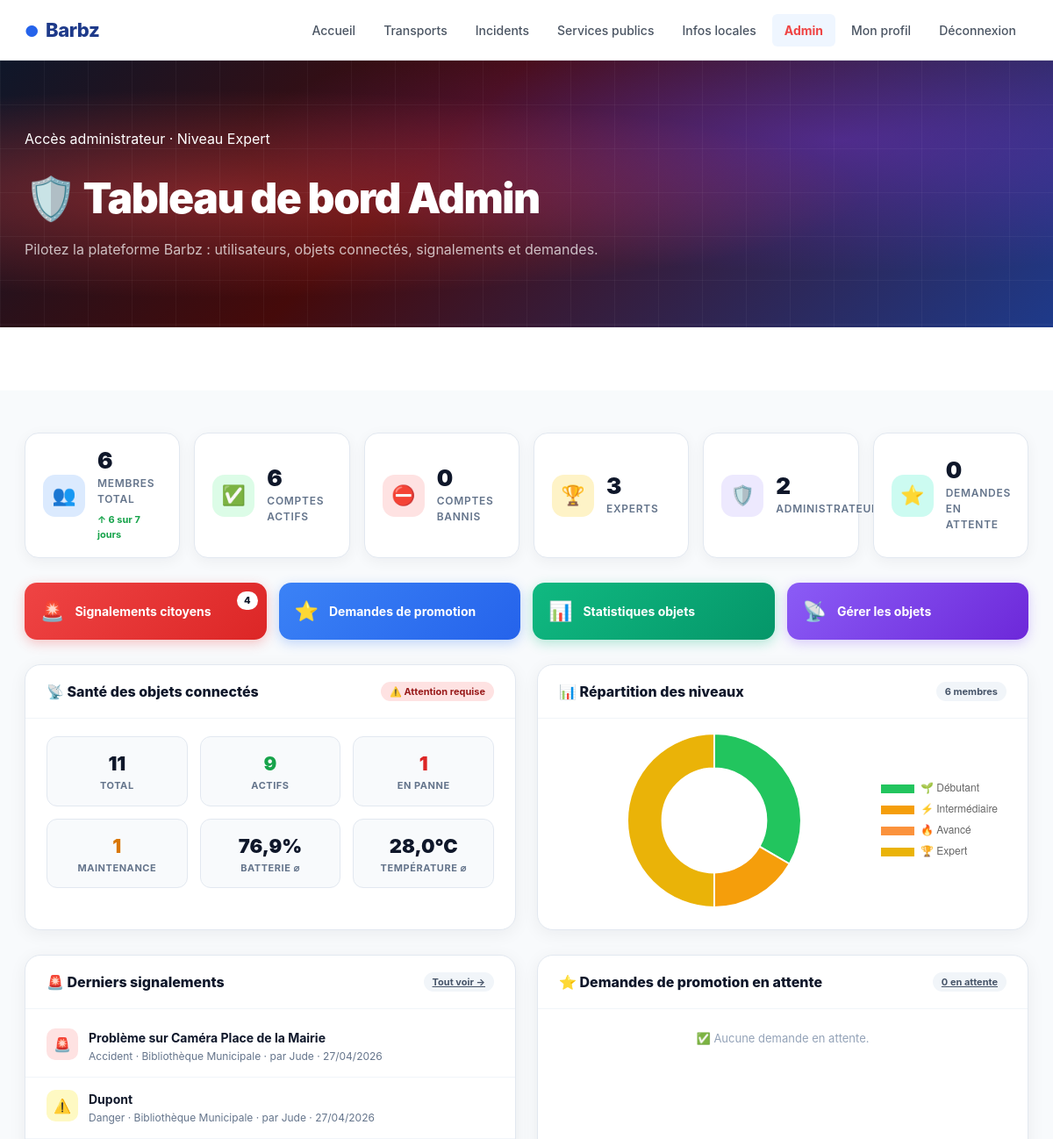
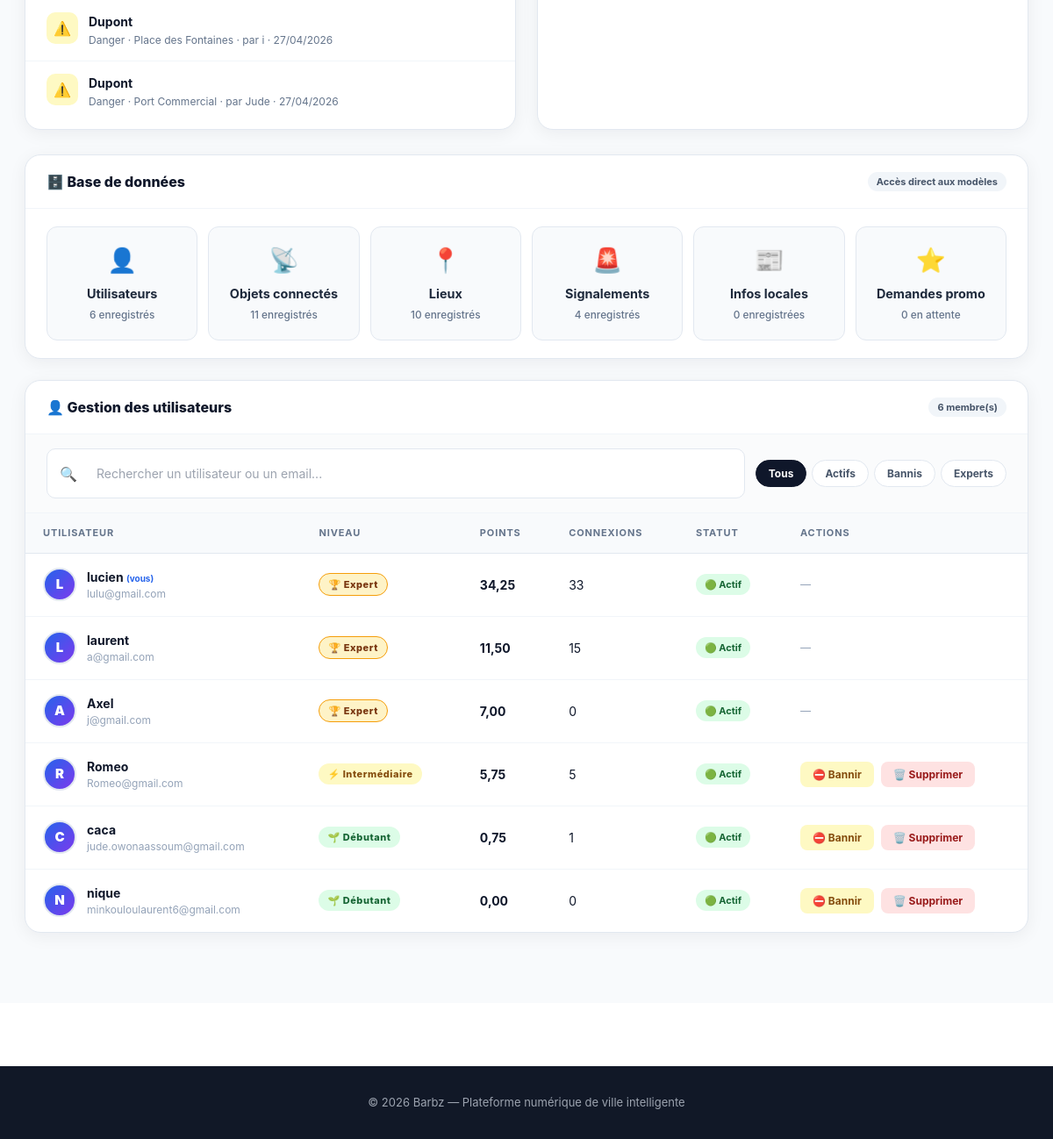
The page /admin-dashboard/ (signed in) on the database as committed earlier (2 pictures, top to bottom).
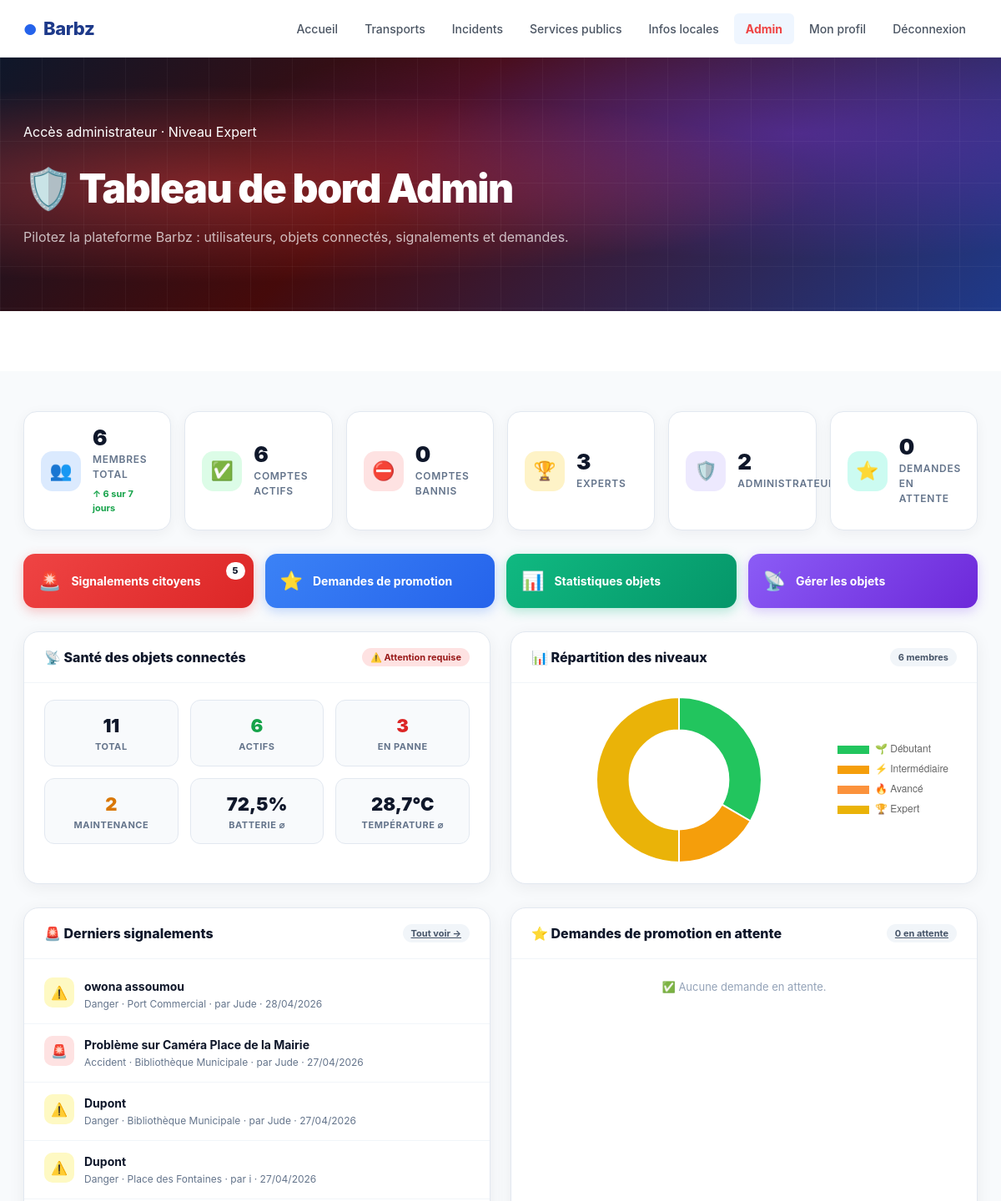
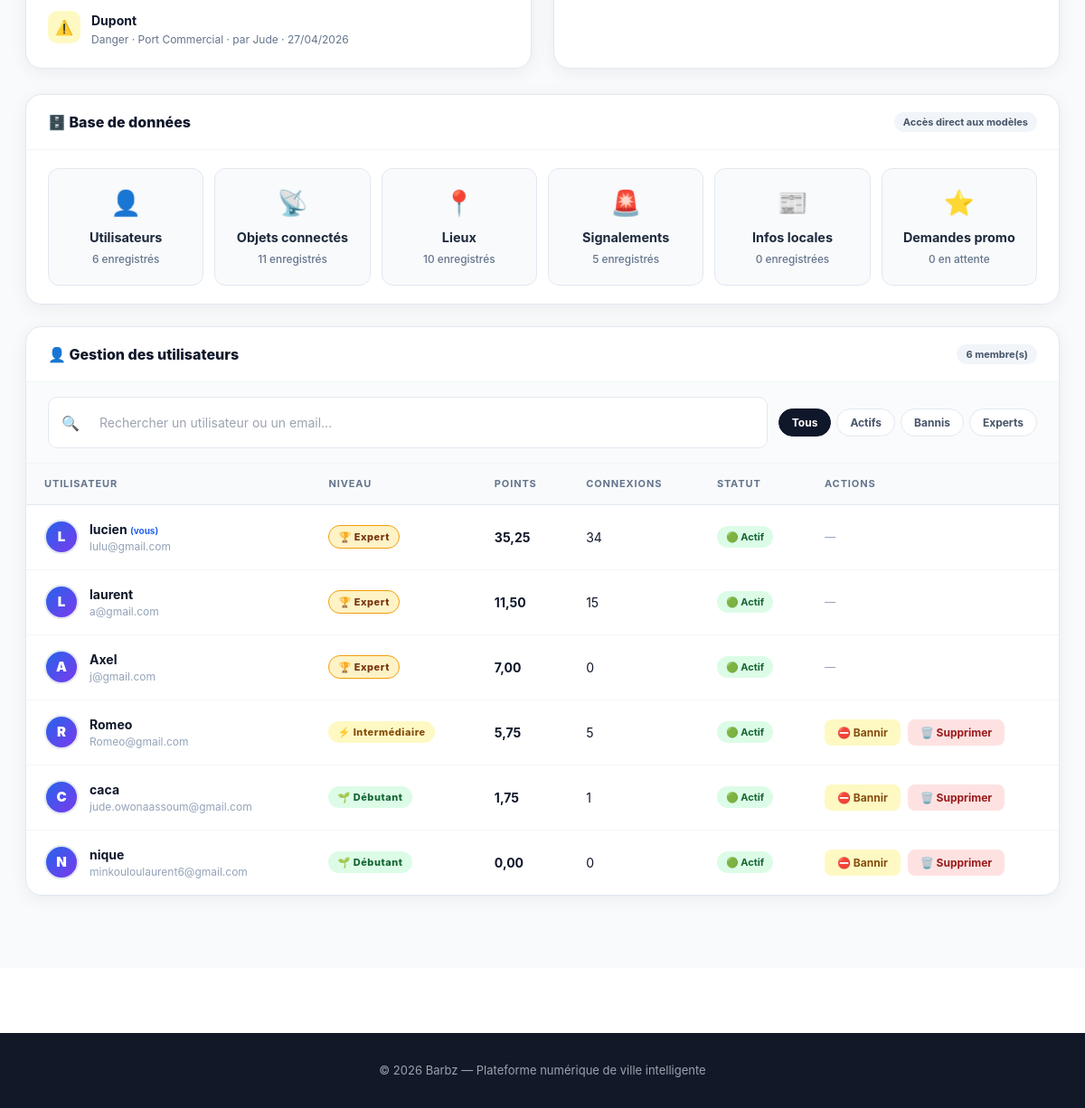
The same page on the database as committed later (2 pictures, top to bottom).
### monapp/models.py (models this page shows, shortened)
class Information(models.Model):
    nom         = models.CharField(max_length=100)
    description = models.TextField()
    photo       = models.ImageField(upload_to='photos/information/', null=True, blank=True)
    date        = models.DateField(auto_now_add=True)
    auteur      = models.CharField(max_length=100)

class Signalement(Information):
    TYPE_CHOICES = [
        ('accident', 'Accident'),
        ('danger',   'Danger'),
        ('autre',    'Autre'),
    ]
    type_signalement = models.CharField(
        max_length=20,
        choices=TYPE_CHOICES,
        default='autre',
    )
    lieu    = models.ForeignKey(
        'Lieu',
        on_delete=models.SET_NULL,
        null=True, blank=True,
        related_name='signalements',
    )
    produit = models.ForeignKey(
        'Produit',
        on_delete=models.SET_NULL,
        null=True, blank=True,
        related_name='signalements',
    )

class Information(models.Model):
    nom         = models.CharField(max_length=100)
    description = models.TextField()
    photo       = models.ImageField(upload_to='photos/information/', null=True, blank=True)
    date        = models.DateField(auto_now_add=True)
    auteur      = models.CharField(max_length=100)

class Lieu(models.Model):
    Nom            = models.CharField(max_length=100)
    Adresse        = models.CharField(max_length=200, unique=True)
    Description    = models.TextField()
    latitude       = models.FloatField()
    longitude      = models.FloatField()
    photo          = models.ImageField(upload_to='photos/lieux/', null=True, blank=True)
    liste_produits = models.ManyToManyField('Produit', related_name='lieux')

class Personne(models.Model):
    GENRE_CHOIX = [('H', 'Homme'), ('F', 'Femme')]
    TYPE_MEMBRE = [
        ('visiteur', 'Visiteur'),
        ('simple', 'Simple'),
        ('complexe', 'Complexe'),
        ('administrateur', 'Administrateur'),
    ]
    user           = models.OneToOneField(User, on_delete=models.CASCADE)
    age            = models.IntegerField(default=0)
    sexe           = models.CharField(max_length=10, choices=GENRE_CHOIX, default='H')
    type_membre    = models.CharField(max_length=30, choices=TYPE_MEMBRE, default='visiteur')
    photo          = models.ImageField(upload_to='photo/personne/', null=True, blank=True)
    date_naissance = models.DateField(null=True, blank=True)
    points         = models.FloatField(default=0)
    nb_connexions  = models.IntegerField(default=0)
    nb_actions     = models.IntegerField(default=0)
    niveau             = models.CharField(max_length=20, default='debutant')
    email_confirme     = models.BooleanField(default=False)
    token_confirmation = models.CharField(max_length=64, blank=True, null=True)

### monapp/views.py (the view)
        def wrapper(request, *args, **kwargs):
            if not request.user.is_authenticated:
                return redirect('connexion')
            try:
                personne = request.user.personne
                est_superuser = request.user.is_superuser
                est_admin     = est_superuser or personne.type_membre == 'administrateur'
                est_expert    = est_admin or personne.niveau == 'expert'
                if 'administrateur' in niveaux and not est_admin:
                    messages.error(request, "⛔ Accès refusé. Réservé aux administrateurs.")
                    return redirect('accueil')
                elif 'administrateur' not in niveaux and 'expert' in niveaux and not est_expert:
                    messages.error(request, "⛔ Accès refusé. Niveau expert requis.")
                    return redirect('accueil')
            except Exception:
                return redirect('accueil')
            return view_func(request, *args, **kwargs)

### monapp/templates/monapp/admin_dashboard.html (shortened to what the changed rows need)
{% extends 'monapp/base.html' %}
{% load static %}
{% block hero %}
<section class="admin-hero">
    <div class="admin-hero-inner">
        <h2>🛡️ Tableau de bord Admin</h2>
    </div>
</section>
{% endblock %}
{% block content %}
<div class="admin-page">
    <div class="wrap">
        <div class="quick-actions">
            <a href="{% url 'liste_signalements' %}" class="quick-action qa-red">
                <span class="qa-icon">🚨</span>
                <span>Signalements citoyens</span>
                {% if nb_signalements %}<span class="qa-badge">{{ nb_signalements }}</span>{% endif %}
            </a>
        </div>
        <div class="two-cols">
            <div class="admin-card">
                <div class="iot-health">
                    <div class="iot-tile green">
                        <div class="v">{{ nb_iot_actifs }}</div>
                        <div class="l">Actifs</div>
                    </div>
                    <div class="iot-tile red">
                        <div class="v">{{ nb_iot_pannes }}</div>
                        <div class="l">En panne</div>
                    </div>
                    <div class="iot-tile amber">
                        <div class="v">{{ nb_iot_maintenance }}</div>
                        <div class="l">Maintenance</div>
                    </div>
                    <div class="iot-tile">
                        <div class="v">{{ batt_moy }}%</div>
                        <div class="l">Batterie ⌀</div>
                    </div>
                    <div class="iot-tile">
                        <div class="v">{{ temp_moy }}°C</div>
                        <div class="l">Température ⌀</div>
                    </div>
                </div>
            </div>
        </div>
        <div class="two-cols">
            <div class="admin-card">
                {% if derniers_signalements %}
                <div class="feed-list">
                    {% for s in derniers_signalements %}
                    <a href="{% url 'detail_signalement' s.id %}" class="feed-item">
                        <div class="feed-icon {% if s.type_signalement == 'accident' %}danger{% elif s.type_signalement == 'danger' %}warning{% else %}info{% endif %}">
                            {% if s.type_signalement == 'accident' %}🚨
                            {% elif s.type_signalement == 'danger' %}⚠️
                            {% else %}📌{% endif %}
                        </div>
                        <div class="feed-content">
                            <div class="feed-title">{{ s.nom|truncatechars:60 }}</div>
                            <div class="feed-meta">
                                {{ s.get_type_signalement_display }} ·
                                {% if s.lieu %}{{ s.lieu.Nom }} · {% endif %}
                                par {{ s.auteur }} · {{ s.date|date:"d/m/Y" }}
                            </div>
                        </div>
                    </a>
                    {% endfor %}
                </div>
                {% else %}
                <div class="feed-empty">✨ Aucun signalement récent.</div>
                {% endif %}
            </div>
        </div>
        <div class="admin-card" style="margin-bottom:24px;">
            <div class="db-tiles">
                <a href="/admin/monapp/signalement/" class="db-tile">
                    <span class="db-tile-icon">🚨</span>
                    <span class="db-tile-title">Signalements</span>
                    <span class="db-tile-count">{{ nb_signalements }} enregistrés</span>
                </a>
            </div>
        </div>
        <div class="admin-card">
            <table class="admin-table" id="users-table">
                <thead>
                    <tr>
                        <th>Utilisateur</th>
                        <th>Niveau</th>
                        <th>Points</th>
                        <th>Connexions</th>
                        <th>Statut</th>
                        <th>Actions</th>
                    </tr>
                </thead>
                <tbody>
                    {% for membre in membres %}
                    <tr data-username="{{ membre.user.username|lower }}"
                        data-email="{{ membre.user.email|lower }}"
                        data-niveau="{{ membre.niveau }}"
                        data-actif="{% if membre.user.is_active %}1{% else %}0{% endif %}">
                        <td>
                            <div class="user-cell">
                                <div class="user-avatar-sm">
                                    {% if membre.photo %}
                                        <img src="{{ membre.photo.url }}" alt="{{ membre.user.username }}">
                                    {% else %}
                                        {{ membre.user.username|first|upper }}
                                    {% endif %}
                                </div>
                                <div>
                                    <div class="user-name">
                                        {{ membre.user.username }}
                                        {% if membre.user == request.user %}
                                            <span style="font-size:10px; color:#2563eb; font-weight:700;">(vous)</span>
                                        {% endif %}
                                    </div>
                                    <div class="user-email">{{ membre.user.email|default:"—" }}</div>
                                </div>
                            </div>
                        </td>
                        <td>
                            <span class="niveau-pill {{ membre.niveau }}">
                                {% if membre.niveau == 'debutant' %}🌱 Débutant
                                {% elif membre.niveau == 'intermediaire' %}⚡ Intermédiaire
                                {% elif membre.niveau == 'avance' %}🔥 Avancé
                                {% elif membre.niveau == 'expert' %}🏆 Expert
                                {% endif %}
                            </span>
                        </td>
                        <td><strong>{{ membre.points|floatformat:2 }}</strong></td>
                        <td>{{ membre.nb_connexions }}</td>
                        <td>
                            {% if membre.user.is_active %}
                                <span class="statut-pill actif">🟢 Actif</span>
                            {% else %}
                                <span class="statut-pill banni">🔴 Banni</span>
                            {% endif %}
                        </td>
                        <td>
                            <div class="actions-cell">
                                {% if membre.user != request.user and membre.niveau != 'expert' %}
                                    {% if membre.user.is_active %}
                                        <button class="btn-ban suspend"
                                                onclick="openModal('ban', {{ membre.user.id }}, '{{ membre.user.username }}')">
                                            ⛔ Bannir
                                        </button>
                                    {% else %}
                                        <form method="POST" action="{% url 'reactiver_utilisateur' membre.user.id %}" style="display:inline;">
                                            {% csrf_token %}
                                            <button type="submit" class="btn-ban reactive">✅ Réactiver</button>
                                        </form>
                                    {% endif %}
                                    <button class="btn-ban delete"
                                            onclick="openModal('delete', {{ membre.user.id }}, '{{ membre.user.username }}')">
                                        🗑️ Supprimer
                                    </button>
                                {% else %}
                                    <span style="font-size:12px; color:#94a3b8; font-style:italic;">—</span>
                                {% endif %}
                            </div>
                        </td>
                    </tr>
                    {% endfor %}
                </tbody>
            </table>
        </div>
    </div>
</div>
{% endblock %}

Rows that differ between the two databases and show on the page:
added Signalement: nom "owona assoumou", type_signalement "Danger", lieu.Nom "Port Commercial", auteur "Jude", date "28/04/2026"
changed Personne "lucien": points "34,25" → "35,25"; nb_connexions "33" → "34"
changed Personne "caca": points "0,75" → "1,75"
Other text that changed with them:
{{ nb_signalements }}: "4" → "5"
{{ nb_iot_actifs }}: "9" → "6"
{{ nb_iot_pannes }}: "1" → "3"
{{ nb_iot_maintenance }}: "1" → "2"
{{ batt_moy }}: "76,9" → "72,5"
{{ temp_moy }}: "28,0" → "28,7"
